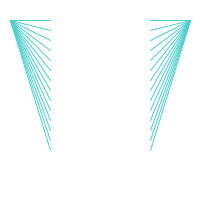
Frame 1 (no input)
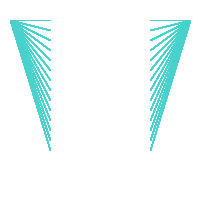
Frame 60 (the mouse pressed at the canvas centre just before this capture)
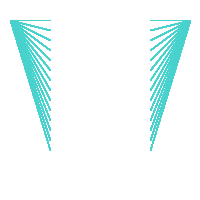
Frame 120 (the mouse held since frame 60 and released just before this capture)

The Processing sketch that drew these frames (run headless with seeded random() and noise(); from frame 60 on, the mouse is pressed at the canvas centre):

// Processing sketch: processing_97596
// ── processing_97596.pde

//Laura Gafuri
//EF5

void setup() { 
  size (200, 200); 
  background(255); 
  stroke(#48D1CC);
}

void draw() {
  // laço de repetição do lado esquerdo do desenho
  for (int y=20; y<160; y=y+10)
    line (10, 20, 50, y);

  // laço de repetição do lado direito do desenho
  for (int y=20; y<160; y=y+10)
    line (190, 20, 150, y);
}
